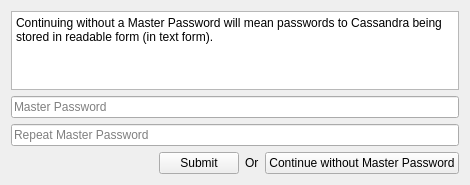
<?xml version="1.0" encoding="UTF-8"?>
<ui version="4.0">
 <class>Frame</class>
 <widget class="QFrame" name="Frame">
  <property name="geometry">
   <rect>
    <x>0</x>
    <y>0</y>
    <width>470</width>
    <height>185</height>
   </rect>
  </property>
  <property name="windowTitle">
   <string>Create Master Password</string>
  </property>
  <layout class="QGridLayout" name="gridLayout">
   <item row="0" column="0">
    <layout class="QVBoxLayout" name="verticalLayout">
     <item>
      <widget class="QPlainTextEdit" name="plainTextEdit">
       <property name="readOnly">
        <bool>true</bool>
       </property>
       <property name="plainText">
        <string>Continuing without a Master Password will mean passwords to Cassandra being stored in readable form (in text form).</string>
       </property>
      </widget>
     </item>
     <item>
      <widget class="QLineEdit" name="master_password_1_line_edit">
       <property name="echoMode">
        <enum>QLineEdit::Password</enum>
       </property>
       <property name="placeholderText">
        <string>Master Password</string>
       </property>
      </widget>
     </item>
     <item>
      <widget class="QLineEdit" name="master_password_2_line_edit">
       <property name="echoMode">
        <enum>QLineEdit::Password</enum>
       </property>
       <property name="placeholderText">
        <string>Repeat Master Password</string>
       </property>
      </widget>
     </item>
     <item>
      <layout class="QHBoxLayout" name="horizontalLayout">
       <item>
        <spacer name="horizontalSpacer">
         <property name="orientation">
          <enum>Qt::Horizontal</enum>
         </property>
         <property name="sizeHint" stdset="0">
          <size>
           <width>40</width>
           <height>20</height>
          </size>
         </property>
        </spacer>
       </item>
       <item>
        <widget class="QPushButton" name="submit_push_button">
         <property name="text">
          <string>Submit</string>
         </property>
        </widget>
       </item>
       <item>
        <widget class="QLabel" name="label">
         <property name="text">
          <string>Or</string>
         </property>
        </widget>
       </item>
       <item>
        <widget class="QPushButton" name="continue_push_button">
         <property name="text">
          <string>Continue without Master Password</string>
         </property>
        </widget>
       </item>
      </layout>
     </item>
    </layout>
   </item>
  </layout>
 </widget>
 <resources/>
 <connections/>
</ui>
